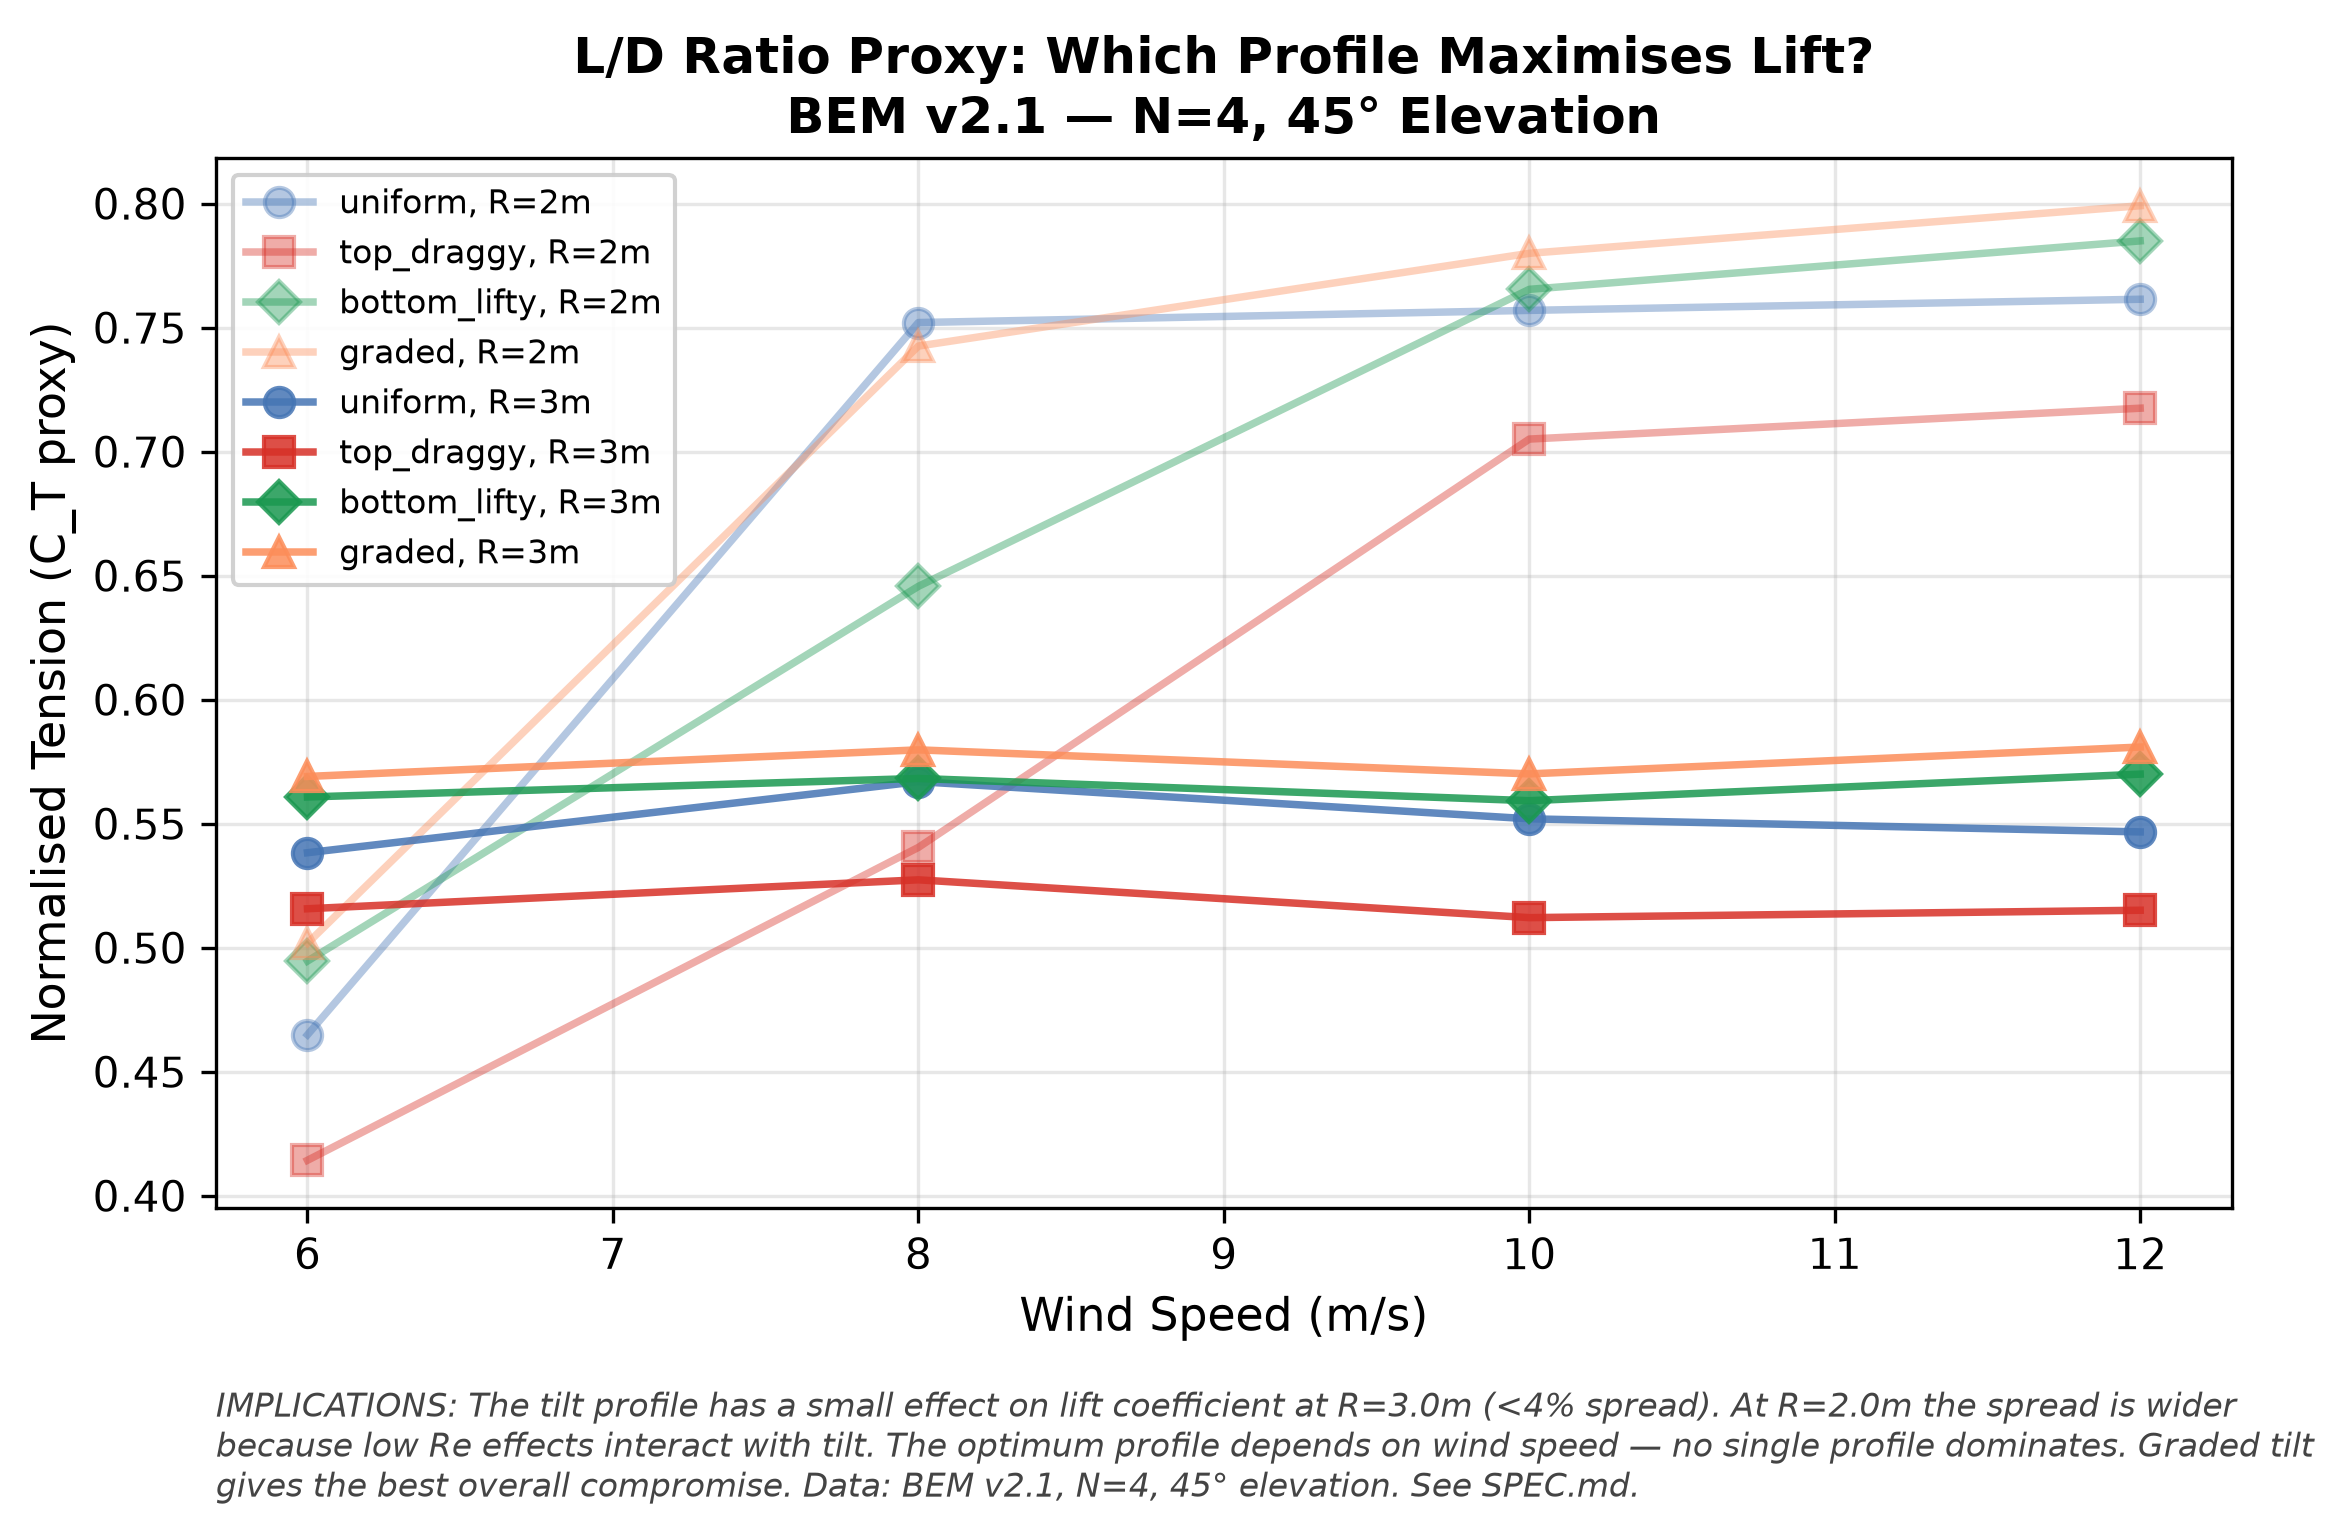

Write Python code to recreate this figure.
#!/usr/bin/env python3
"""bem-ld-sweep: L/D ratio by tilt profile and wind speed."""
import csv
import matplotlib
matplotlib.use("Agg")
import matplotlib.pyplot as plt
import numpy as np
from collections import defaultdict

rows = []
with open("../../bem_full_sweep.tsv") as f:
    for r in csv.DictReader(f, delimiter="\t"):
        t = float(r["anchor_tension"])
        if t <= 0:
            continue
        rows.append({
            "radius": float(r["radius"]),
            "n": int(r["n_rotors"]),
            "profile": r["profile"],
            "wind": float(r["wind_speed"]),
            "tension": t,
            "rpm": float(r["autorotation_rpm"]),
            "tip_speed": float(r["tip_speed_bem"]),
        })

fig, ax = plt.subplots(figsize=(8, 5))
fig.patch.set_facecolor("white")
ax.set_facecolor("white")

# L/D proxy: tension / (0.5 * rho * v^2 * area)
# For a fixed R=3.0m, N=4, compute a normalised L/D proxy as tension at
# each wind speed relative to dynamic pressure.
rho = 1.225
profiles = ["uniform", "top_draggy", "bottom_lifty", "graded"]
colors = {"uniform": "#4575b4", "top_draggy": "#d73027",
          "bottom_lifty": "#1a9850", "graded": "#fc8d59"}
markers = {"uniform": "o", "top_draggy": "s",
           "bottom_lifty": "D", "graded": "^"}

for rad in [2.0, 3.0]:
    for prof in profiles:
        pts = defaultdict(list)
        for r in rows:
            if r["radius"] == rad and r["profile"] == prof and r["n"] == 4:
                pts[r["wind"]].append(r["tension"])
        winds = sorted(pts)
        means = [np.mean(pts[w]) for w in winds]
        # Normalise by dynamic pressure * disk area as L/D proxy
        area = np.pi * rad**2
        ld = [m / (0.5 * rho * w**2 * area) for m, w in zip(means, winds)]
        lbl = f"{prof}, R={rad:.0f}m"
        ax.plot(winds, ld, "-", color=colors[prof], linewidth=1.8,
                marker=markers[prof], markersize=7, label=lbl,
                alpha=0.85 if rad == 3.0 else 0.4)

ax.set_xlabel("Wind Speed (m/s)", fontsize=11)
ax.set_ylabel("Normalised Tension (C_T proxy)", fontsize=11)
ax.set_title("L/D Ratio Proxy: Which Profile Maximises Lift?\n"
             "BEM v2.1 — N=4, 45\u00b0 Elevation",
             fontsize=12, fontweight="bold")
ax.legend(fontsize=8, framealpha=0.9)
ax.grid(True, alpha=0.3)

caption = (
    "IMPLICATIONS: The tilt profile has a small effect on lift coefficient at R=3.0m "
    "(<4% spread). At R=2.0m the spread is wider because low Re effects interact with "
    "tilt. The optimum profile depends on wind speed — no single profile dominates. "
    "Graded tilt gives the best overall compromise. "
    "Data: BEM v2.1, N=4, 45\u00b0 elevation. See SPEC.md."
)
fig.text(0.10, 0.02, caption, fontsize=8, color="#444444",
         ha="left", va="bottom", style="italic", wrap=True)
plt.subplots_adjust(left=0.10, right=0.94, top=0.92, bottom=0.22)
fig.savefig("bem-ld-sweep.png", dpi=300, facecolor="white", bbox_inches="tight")
fig.savefig("bem-ld-sweep.pdf", facecolor="white", bbox_inches="tight")
plt.close()
print("bem-ld-sweep.png + .pdf generated")
